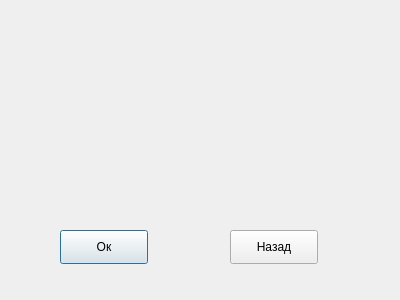
<?xml version="1.0" encoding="UTF-8"?>
<ui version="4.0">
 <class>Settings_BDG</class>
 <widget class="QDialog" name="Settings_BDG">
  <property name="geometry">
   <rect>
    <x>0</x>
    <y>0</y>
    <width>400</width>
    <height>300</height>
   </rect>
  </property>
  <property name="windowTitle">
   <string>Dialog</string>
  </property>
  <widget class="QPushButton" name="pushButton">
   <property name="geometry">
    <rect>
     <x>60</x>
     <y>230</y>
     <width>88</width>
     <height>34</height>
    </rect>
   </property>
   <property name="text">
    <string>Ок</string>
   </property>
  </widget>
  <widget class="QPushButton" name="pushButton_2">
   <property name="geometry">
    <rect>
     <x>230</x>
     <y>230</y>
     <width>88</width>
     <height>34</height>
    </rect>
   </property>
   <property name="text">
    <string>Назад</string>
   </property>
  </widget>
 </widget>
 <resources/>
 <connections/>
</ui>
